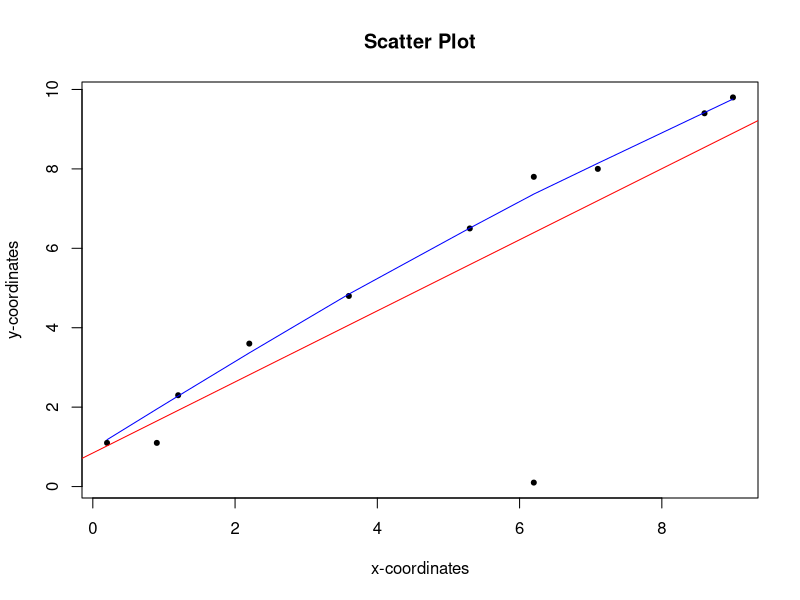

Generate this figure with R:
#scatterplots
x = c(0.2, 1.2, 0.9, 2.2, 6.2, 3.6, 5.3, 6.2, 7.1, 8.6, 9.0)
y = c(1.1, 2.3, 1.1, 3.6, 0.1, 4.8, 6.5, 7.8, 8.0, 9.4, 9.8)

plot(x, y, main = "Scatter Plot", xlab = "x-coordinates", ylab = "y-coordinates", pch=20)
abline(lm(y~x), col="red")
lines(lowess(x,y), col="blue")
